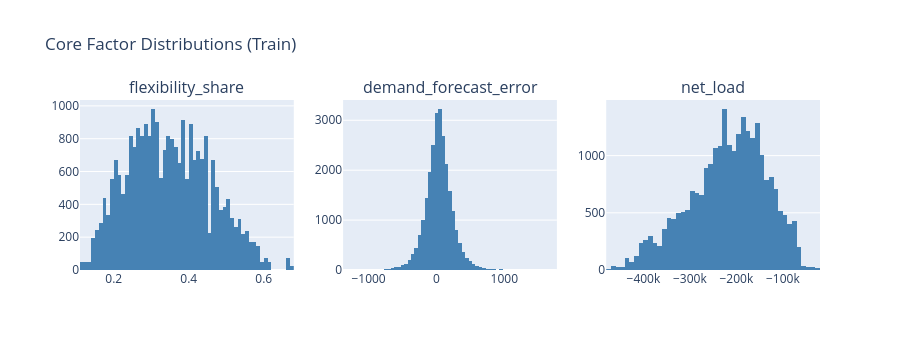

This figure's notebook cell:
### Markdown cell above
## 1. Core Factor Distributions

### Code cell
factor_cols = ["flexibility_share", "demand_forecast_error", "net_load"]

fig = make_subplots(rows=1, cols=3, subplot_titles=factor_cols)
for i, col in enumerate(factor_cols, 1):
    fig.add_trace(
        go.Histogram(x=train[col], name=col, nbinsx=80, marker_color="steelblue"),
        row=1, col=i,
    )
fig.update_layout(title="Core Factor Distributions (Train)", showlegend=False, height=350)
fig.show()

### Figure 1 — Plotly figure (JSON) as saved in the notebook; plotly's stock layout.template omitted (floating-point values rounded to 4 significant figures; data arrays with more than 128 entries replaced by an {"elided": "..."} marker saying what was removed)
{"data": [{"marker": {"color": "steelblue"}, "name": "flexibility_share", "nbinsx": 80, "type": "histogram", "x": {"elided": "25568 float values"}, "xaxis": "x", "yaxis": "y"}, {"marker": {"color": "steelblue"}, "name": "demand_forecast_error", "nbinsx": 80, "type": "histogram", "x": {"elided": "25568 float values"}, "xaxis": "x2", "yaxis": "y2"}, {"marker": {"color": "steelblue"}, "name": "net_load", "nbinsx": 80, "type": "histogram", "x": {"elided": "25568 float values"}, "xaxis": "x3", "yaxis": "y3"}], "layout": {"annotations": [{"font": {"size": 16}, "showarrow": false, "text": "flexibility_share", "x": 0.1444, "xanchor": "center", "xref": "paper", "y": 1, "yanchor": "bottom", "yref": "paper"}, {"font": {"size": 16}, "showarrow": false, "text": "demand_forecast_error", "x": 0.5, "xanchor": "center", "xref": "paper", "y": 1, "yanchor": "bottom", "yref": "paper"}, {"font": {"size": 16}, "showarrow": false, "text": "net_load", "x": 0.8556, "xanchor": "center", "xref": "paper", "y": 1, "yanchor": "bottom", "yref": "paper"}], "height": 350, "showlegend": false, "title": {"text": "Core Factor Distributions (Train)"}, "xaxis": {"anchor": "y", "domain": [0, 0.2889]}, "xaxis2": {"anchor": "y2", "domain": [0.3556, 0.6444]}, "xaxis3": {"anchor": "y3", "domain": [0.7111, 1]}, "yaxis": {"anchor": "x", "domain": [0, 1]}, "yaxis2": {"anchor": "x2", "domain": [0, 1]}, "yaxis3": {"anchor": "x3", "domain": [0, 1]}}}
